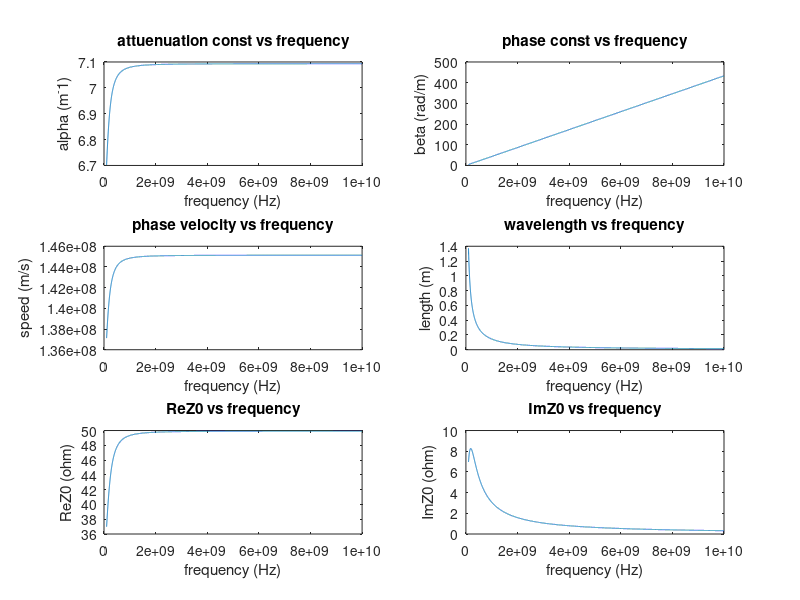

Here is the MATLAB script that generated this plot:
R_prime = 216; %ohm/m 
L_prime = 344e-9; %H/m
G_prime = 197.5e-3; %S/m 
C_prime = 138e-12; %F/m

f_lower = 100e6;
f_upper = 10e9;
f_step = 1000000;
f_range = f_lower:f_step:f_upper;
num = (f_upper - f_lower) / f_step;

gamma = zeros(num, 1);
velocity = zeros(num, 1);
wavelength = zeros(num, 1);
char_imped = zeros(num, 1);

x = 1;
B = 0;
for f = f_range
    w = 2 * pi * f;
    
    % Use 1i instead of j, because i and j are most commonly used as counters
    gamma(x) = 1i * w * sqrt((L_prime - 1i * R_prime / w) * (C_prime - 1i * G_prime / w));
    B = imag(gamma(x));
    velocity(x) = w / B;
    wavelength(x) = 2 * pi / B;
    char_imped(x) = sqrt((R_prime + 1i * w * L_prime) / (G_prime + 1i * w * C_prime));
    
    x = x + 1;
end

figure('units','normalized','outerposition',[0 0 1 1], 'Name', 'Lossy TL')

% plot using auto-generated axes 
subplot(3,2,1);
plot(f_range,real(gamma));
title("attuenuation const vs frequency");
xlabel("frequency (Hz)");
ylabel("alpha (m^-1)");

subplot(3,2,2);
plot(f_range,imag(gamma));
title("phase const vs frequency");
xlabel("frequency (Hz)");
ylabel("beta (rad/m)");

subplot(3,2,3);
plot(f_range,velocity);
title("phase velocity vs frequency");
xlabel("frequency (Hz)");
ylabel("speed (m/s)");

subplot(3,2,4);
plot(f_range,wavelength);
title("wavelength vs frequency");
xlabel("frequency (Hz)");
ylabel("length (m)");

subplot(3,2,5);
plot(f_range,real(char_imped));
title("ReZ0 vs frequency");
xlabel("frequency (Hz)");
ylabel("ReZ0 (ohm)");

subplot(3,2,6);
plot(f_range,imag(char_imped));
title("ImZ0 vs frequency");
xlabel("frequency (Hz)");
ylabel("ImZ0 (ohm)");
